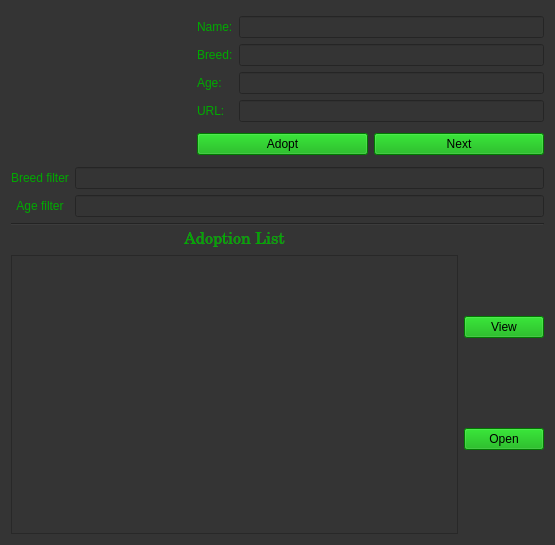
<?xml version="1.0" encoding="UTF-8"?>
<ui version="4.0">
 <class>UserGUI</class>
 <widget class="QWidget" name="UserGUI">
  <property name="windowModality">
   <enum>Qt::NonModal</enum>
  </property>
  <property name="geometry">
   <rect>
    <x>0</x>
    <y>0</y>
    <width>555</width>
    <height>545</height>
   </rect>
  </property>
  <property name="minimumSize">
   <size>
    <width>555</width>
    <height>530</height>
   </size>
  </property>
  <property name="windowTitle">
   <string>UserGUI</string>
  </property>
  <property name="styleSheet">
   <string notr="true">background-color: rgb(52, 52, 52);</string>
  </property>
  <layout class="QVBoxLayout" name="verticalLayout_3">
   <item>
    <layout class="QGridLayout" name="gridLayout">
     <item row="0" column="0">
      <layout class="QHBoxLayout" name="horizontalLayout">
       <item>
        <widget class="QLabel" name="dogPhoto">
         <property name="sizePolicy">
          <sizepolicy hsizetype="Preferred" vsizetype="Preferred">
           <horstretch>0</horstretch>
           <verstretch>0</verstretch>
          </sizepolicy>
         </property>
         <property name="minimumSize">
          <size>
           <width>180</width>
           <height>150</height>
          </size>
         </property>
         <property name="maximumSize">
          <size>
           <width>180</width>
           <height>150</height>
          </size>
         </property>
         <property name="styleSheet">
          <string notr="true">border-color: rgb(0, 170, 0);</string>
         </property>
         <property name="text">
          <string/>
         </property>
         <property name="textFormat">
          <enum>Qt::RichText</enum>
         </property>
         <property name="scaledContents">
          <bool>true</bool>
         </property>
        </widget>
       </item>
       <item>
        <layout class="QVBoxLayout" name="verticalLayout">
         <item>
          <layout class="QGridLayout" name="gridLayout_2">
           <item row="3" column="1">
            <widget class="QLineEdit" name="ageShow_2">
             <property name="styleSheet">
              <string notr="true">font: 12pt &quot;Century&quot;;
color: rgb(0, 170, 0);</string>
             </property>
             <property name="readOnly">
              <bool>true</bool>
             </property>
            </widget>
           </item>
           <item row="1" column="0">
            <widget class="QLabel" name="label_3">
             <property name="styleSheet">
              <string notr="true">font: 12pt &quot;Century&quot;;
color: rgb(0, 170, 0);</string>
             </property>
             <property name="text">
              <string>Breed:</string>
             </property>
            </widget>
           </item>
           <item row="1" column="1">
            <widget class="QLineEdit" name="breedShow">
             <property name="styleSheet">
              <string notr="true">font: 12pt &quot;Century&quot;;
color: rgb(0, 170, 0);</string>
             </property>
            </widget>
           </item>
           <item row="0" column="1">
            <widget class="QLineEdit" name="nameShow">
             <property name="styleSheet">
              <string notr="true">font: 12pt &quot;Century&quot;;
color: rgb(0, 170, 0);</string>
             </property>
             <property name="readOnly">
              <bool>true</bool>
             </property>
            </widget>
           </item>
           <item row="2" column="1">
            <widget class="QLineEdit" name="ageShow">
             <property name="styleSheet">
              <string notr="true">font: 12pt &quot;Century&quot;;
color: rgb(0, 170, 0);</string>
             </property>
             <property name="readOnly">
              <bool>true</bool>
             </property>
            </widget>
           </item>
           <item row="0" column="0">
            <widget class="QLabel" name="label">
             <property name="styleSheet">
              <string notr="true">font: 12pt &quot;Century&quot;;
color: rgb(0, 170, 0);</string>
             </property>
             <property name="text">
              <string>Name:</string>
             </property>
            </widget>
           </item>
           <item row="3" column="0">
            <widget class="QLabel" name="label_5">
             <property name="styleSheet">
              <string notr="true">font: 12pt &quot;Century&quot;;
color: rgb(0, 170, 0);</string>
             </property>
             <property name="text">
              <string>URL:</string>
             </property>
            </widget>
           </item>
           <item row="2" column="0">
            <widget class="QLabel" name="label_4">
             <property name="styleSheet">
              <string notr="true">font: 12pt &quot;Century&quot;;
color: rgb(0, 170, 0);</string>
             </property>
             <property name="text">
              <string>Age:</string>
             </property>
            </widget>
           </item>
          </layout>
         </item>
         <item>
          <layout class="QGridLayout" name="gridLayout_3">
           <item row="0" column="0">
            <widget class="QPushButton" name="adoptBtn">
             <property name="styleSheet">
              <string notr="true">font: 12pt &quot;Century&quot;;
background-color: rgb(0, 170, 0);</string>
             </property>
             <property name="text">
              <string>Adopt</string>
             </property>
            </widget>
           </item>
           <item row="0" column="1">
            <widget class="QPushButton" name="nextBtn">
             <property name="styleSheet">
              <string notr="true">font: 12pt &quot;Century&quot;;
background-color: rgb(0, 170, 0);</string>
             </property>
             <property name="text">
              <string>Next</string>
             </property>
            </widget>
           </item>
          </layout>
         </item>
        </layout>
       </item>
      </layout>
     </item>
     <item row="1" column="0">
      <layout class="QGridLayout" name="gridLayout_4">
       <item row="1" column="1">
        <widget class="QLineEdit" name="ageFilter">
         <property name="styleSheet">
          <string notr="true">font: 12pt &quot;Century&quot;;
color: rgb(0, 170, 0);</string>
         </property>
        </widget>
       </item>
       <item row="0" column="1">
        <widget class="QLineEdit" name="breedFilter">
         <property name="styleSheet">
          <string notr="true">font: 12pt &quot;Century&quot;;
color: rgb(0, 170, 0);</string>
         </property>
        </widget>
       </item>
       <item row="0" column="0">
        <widget class="QLabel" name="label_6">
         <property name="styleSheet">
          <string notr="true">font: 12pt &quot;Century&quot;;
color: rgb(0, 170, 0);</string>
         </property>
         <property name="text">
          <string>Breed filter</string>
         </property>
         <property name="alignment">
          <set>Qt::AlignCenter</set>
         </property>
        </widget>
       </item>
       <item row="1" column="0">
        <widget class="QLabel" name="label_7">
         <property name="styleSheet">
          <string notr="true">font: 12pt &quot;Century&quot;;
color: rgb(0, 170, 0);</string>
         </property>
         <property name="text">
          <string>Age filter</string>
         </property>
         <property name="alignment">
          <set>Qt::AlignCenter</set>
         </property>
        </widget>
       </item>
      </layout>
     </item>
    </layout>
   </item>
   <item>
    <widget class="Line" name="line">
     <property name="orientation">
      <enum>Qt::Horizontal</enum>
     </property>
    </widget>
   </item>
   <item>
    <layout class="QGridLayout" name="gridLayout_6">
     <item row="0" column="0">
      <layout class="QVBoxLayout" name="verticalLayout_2">
       <item>
        <widget class="QLabel" name="label_2">
         <property name="font">
          <font>
           <family>Century</family>
           <pointsize>12</pointsize>
          </font>
         </property>
         <property name="styleSheet">
          <string notr="true">color: rgb(0, 170, 0);</string>
         </property>
         <property name="text">
          <string>Adoption List</string>
         </property>
         <property name="alignment">
          <set>Qt::AlignCenter</set>
         </property>
        </widget>
       </item>
       <item>
        <widget class="QListWidget" name="listWidget">
         <property name="styleSheet">
          <string notr="true">color: rgb(0, 170, 0);
font: 12pt &quot;Century&quot;;</string>
         </property>
        </widget>
       </item>
      </layout>
     </item>
     <item row="0" column="1">
      <layout class="QGridLayout" name="gridLayout_5">
       <item row="0" column="0">
        <widget class="QPushButton" name="viewBtn">
         <property name="styleSheet">
          <string notr="true">background-color: rgb(0, 170, 0);
font: 12pt &quot;Century&quot;;</string>
         </property>
         <property name="text">
          <string>View</string>
         </property>
        </widget>
       </item>
       <item row="1" column="0">
        <widget class="QPushButton" name="openBtn">
         <property name="styleSheet">
          <string notr="true">background-color: rgb(0, 170, 0);
font: 12pt &quot;Century&quot;;</string>
         </property>
         <property name="text">
          <string>Open</string>
         </property>
        </widget>
       </item>
      </layout>
     </item>
    </layout>
   </item>
  </layout>
 </widget>
 <layoutdefault spacing="6" margin="11"/>
 <resources/>
 <connections/>
</ui>
